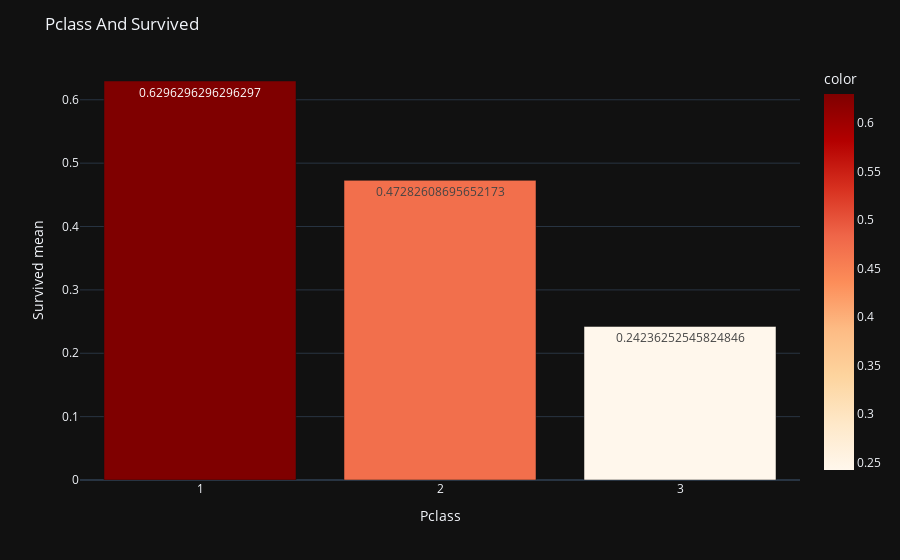

The code cell stored with this chart in its notebook:
### Code cell
fig=px.bar(
    x=PclassAndSurvived.index.astype(str),
    y=PclassAndSurvived.values,
    color=PclassAndSurvived.values,
    text=PclassAndSurvived.values,
    color_continuous_scale="OrRd"
)
fig.update_layout(
    title="Pclass And Survived",
    template="plotly_dark",
    xaxis=dict(
        title="Pclass"
    ),
    yaxis=dict(
        title="Survived mean"
    )
    
)
fig.show()

### Figure 1 — Plotly figure (JSON) as saved in the notebook; plotly's stock layout.template omitted (floating-point values rounded to 4 significant figures)
{"data": [{"alignmentgroup": "True", "hovertemplate": "x=%{x}<br>y=%{y}<br>text=%{text}<br>color=%{marker.color}<extra></extra>", "legendgroup": "", "marker": {"color": [0.6296, 0.4728, 0.2424], "coloraxis": "coloraxis", "pattern": {"shape": ""}}, "name": "", "offsetgroup": "", "orientation": "v", "showlegend": false, "text": [0.6296, 0.4728, 0.2424], "textposition": "auto", "type": "bar", "x": ["1", "2", "3"], "xaxis": "x", "y": [0.6296, 0.4728, 0.2424], "yaxis": "y"}], "layout": {"barmode": "relative", "coloraxis": {"colorbar": {"title": {"text": "color"}}, "colorscale": [[0, "rgb(255,247,236)"], [0.125, "rgb(254,232,200)"], [0.25, "rgb(253,212,158)"], [0.375, "rgb(253,187,132)"], [0.5, "rgb(252,141,89)"], [0.625, "rgb(239,101,72)"], [0.75, "rgb(215,48,31)"], [0.875, "rgb(179,0,0)"], [1, "rgb(127,0,0)"]]}, "legend": {"tracegroupgap": 0}, "margin": {"t": 60}, "title": {"text": "Pclass And Survived"}, "xaxis": {"anchor": "y", "domain": [0, 1], "title": {"text": "Pclass"}}, "yaxis": {"anchor": "x", "domain": [0, 1], "title": {"text": "Survived mean"}}}}
